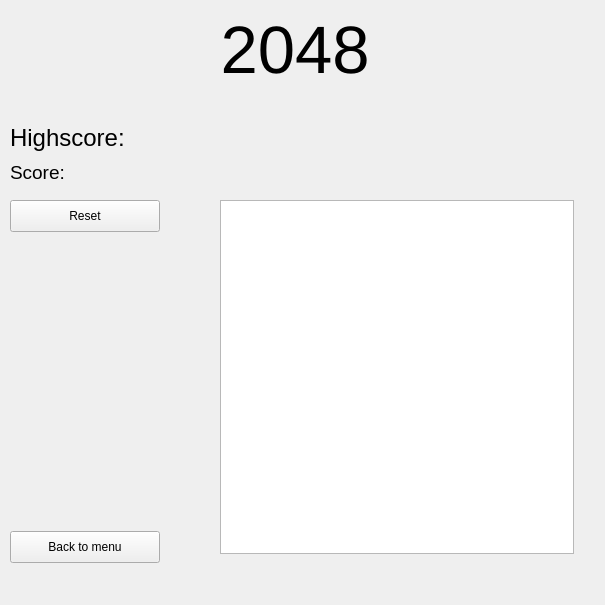
<?xml version="1.0" encoding="UTF-8"?>
<ui version="4.0">
 <class>UI2048</class>
 <widget class="QWidget" name="UI2048">
  <property name="geometry">
   <rect>
    <x>0</x>
    <y>0</y>
    <width>605</width>
    <height>605</height>
   </rect>
  </property>
  <property name="windowTitle">
   <string>Form</string>
  </property>
  <property name="autoFillBackground">
   <bool>true</bool>
  </property>
  <widget class="QLabel" name="highscoreLabel">
   <property name="geometry">
    <rect>
     <x>10</x>
     <y>120</y>
     <width>200</width>
     <height>35</height>
    </rect>
   </property>
   <property name="font">
    <font>
     <pointsize>18</pointsize>
    </font>
   </property>
   <property name="text">
    <string>Highscore:</string>
   </property>
  </widget>
  <widget class="QLabel" name="scoreLabel">
   <property name="geometry">
    <rect>
     <x>10</x>
     <y>160</y>
     <width>200</width>
     <height>25</height>
    </rect>
   </property>
   <property name="font">
    <font>
     <pointsize>14</pointsize>
    </font>
   </property>
   <property name="text">
    <string>Score:</string>
   </property>
  </widget>
  <widget class="QLabel" name="label_3">
   <property name="geometry">
    <rect>
     <x>210</x>
     <y>0</y>
     <width>170</width>
     <height>100</height>
    </rect>
   </property>
   <property name="font">
    <font>
     <pointsize>50</pointsize>
    </font>
   </property>
   <property name="text">
    <string>2048</string>
   </property>
   <property name="alignment">
    <set>Qt::AlignCenter</set>
   </property>
  </widget>
  <widget class="QPushButton" name="backToMenuButton">
   <property name="geometry">
    <rect>
     <x>10</x>
     <y>531</y>
     <width>150</width>
     <height>32</height>
    </rect>
   </property>
   <property name="text">
    <string>Back to menu</string>
   </property>
  </widget>
  <widget class="QPushButton" name="resetButton">
   <property name="geometry">
    <rect>
     <x>10</x>
     <y>200</y>
     <width>150</width>
     <height>32</height>
    </rect>
   </property>
   <property name="text">
    <string>Reset</string>
   </property>
  </widget>
  <widget class="QFrame" name="boardFrame">
   <property name="geometry">
    <rect>
     <x>220</x>
     <y>200</y>
     <width>354</width>
     <height>354</height>
    </rect>
   </property>
   <property name="frameShape">
    <enum>QFrame::StyledPanel</enum>
   </property>
   <property name="frameShadow">
    <enum>QFrame::Raised</enum>
   </property>
   <widget class="QGraphicsView" name="boardView">
    <property name="geometry">
     <rect>
      <x>0</x>
      <y>0</y>
      <width>354</width>
      <height>354</height>
     </rect>
    </property>
    <property name="sizePolicy">
     <sizepolicy hsizetype="Fixed" vsizetype="Fixed">
      <horstretch>0</horstretch>
      <verstretch>0</verstretch>
     </sizepolicy>
    </property>
    <property name="focusPolicy">
     <enum>Qt::StrongFocus</enum>
    </property>
   </widget>
  </widget>
 </widget>
 <resources/>
 <connections/>
</ui>
